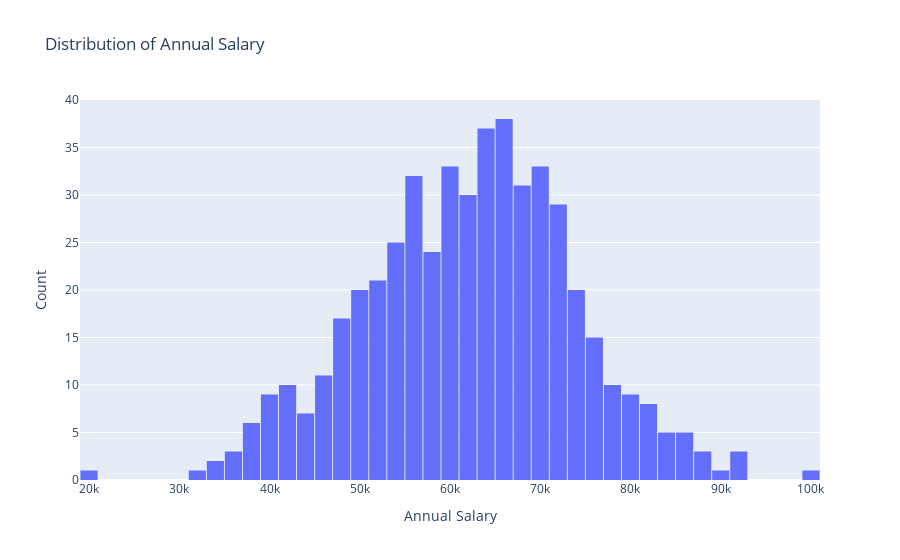

The notebook cell saved with this chart:
### Code cell
# annual Salary
fig = px.histogram(car_purchasing_df, x = 'annual Salary', title = "Distribution of Annual Salary")

fig.update_layout(
    xaxis_title = ('Annual Salary'),
    yaxis_title= ('Count'),
    bargap = 0.05,
    showlegend = False,
)
fig.show()

### Figure 1 — Plotly figure (JSON) as saved in the notebook; plotly's stock layout.template omitted (floating-point values rounded to 4 significant figures; data arrays with more than 128 entries replaced by an {"elided": "..."} marker saying what was removed)
{"data": [{"alignmentgroup": "True", "bingroup": "x", "hovertemplate": "annual Salary=%{x}<br>count=%{y}<extra></extra>", "legendgroup": "", "marker": {"color": "#636efa", "pattern": {"shape": ""}}, "name": "", "offsetgroup": "", "orientation": "v", "showlegend": false, "type": "histogram", "x": {"elided": "500 float values"}, "xaxis": "x", "yaxis": "y"}], "layout": {"bargap": 0.05, "barmode": "relative", "legend": {"tracegroupgap": 0}, "showlegend": false, "title": {"text": "Distribution of Annual Salary"}, "xaxis": {"anchor": "y", "domain": [0, 1], "title": {"text": "Annual Salary"}}, "yaxis": {"anchor": "x", "domain": [0, 1], "title": {"text": "Count"}}}}
